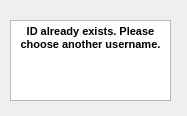
<?xml version="1.0" encoding="UTF-8"?>
<ui version="4.0">
 <class>Form</class>
 <widget class="QWidget" name="Form">
  <property name="geometry">
   <rect>
    <x>0</x>
    <y>0</y>
    <width>187</width>
    <height>116</height>
   </rect>
  </property>
  <property name="windowTitle">
   <string>Form</string>
  </property>
  <widget class="QTextBrowser" name="textBrowser">
   <property name="geometry">
    <rect>
     <x>10</x>
     <y>20</y>
     <width>161</width>
     <height>81</height>
    </rect>
   </property>
   <property name="font">
    <font>
     <pointsize>16</pointsize>
    </font>
   </property>
   <property name="html">
    <string>&lt;!DOCTYPE HTML PUBLIC &quot;-//W3C//DTD HTML 4.0//EN&quot; &quot;http://www.w3.org/TR/REC-html40/strict.dtd&quot;&gt;
&lt;html&gt;&lt;head&gt;&lt;meta name=&quot;qrichtext&quot; content=&quot;1&quot; /&gt;&lt;style type=&quot;text/css&quot;&gt;
p, li { white-space: pre-wrap; }
&lt;/style&gt;&lt;/head&gt;&lt;body style=&quot; font-family:'MS Shell Dlg 2'; font-size:16pt; font-weight:400; font-style:normal;&quot;&gt;
&lt;p align=&quot;center&quot; style=&quot; margin-top:0px; margin-bottom:0px; margin-left:0px; margin-right:0px; -qt-block-indent:0; text-indent:0px;&quot;&gt;&lt;span style=&quot; font-size:8.25pt; font-weight:600;&quot;&gt;ID already exists. Please choose another username.&lt;/span&gt;&lt;/p&gt;&lt;/body&gt;&lt;/html&gt;</string>
   </property>
  </widget>
 </widget>
 <resources/>
 <connections/>
</ui>
